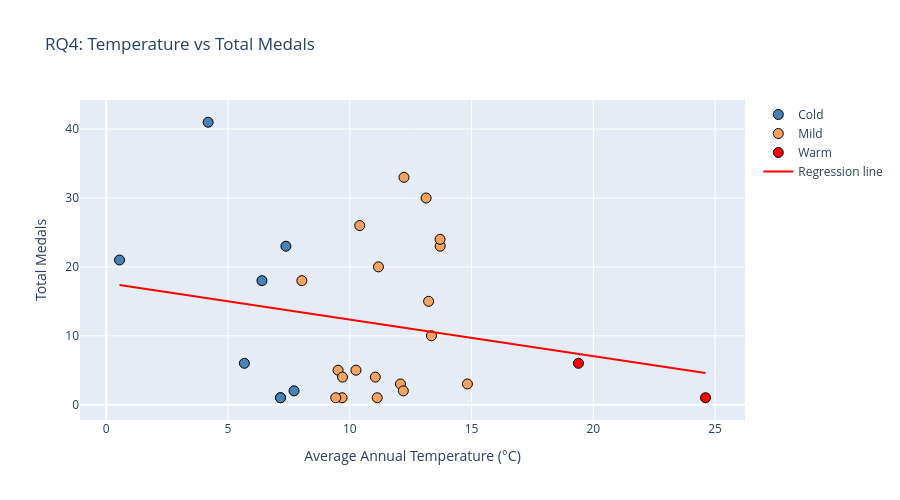

The notebook cell this image was saved under:
### Markdown cell above
### Scatter Plot: Temperature vs Total Medals
To explore the relationship between climate and medal performance, we visualize average annual temperature against total medal count. Countries are color-coded by climate zone (Cold, Mild, Warm) to reveal potential group differences.

### Code cell
# Define color map for climate zones
color_map = {"Cold": "steelblue", "Mild": "sandybrown", "Warm": "red"}

# Calculate regression line
m, b = np.polyfit(country_df["temperature"], country_df["Total"], 1)
x_range = np.linspace(country_df["temperature"].min(), country_df["temperature"].max(), 100)
y_range = m * x_range + b

fig1 = go.Figure()

# Scatter plot: temperature vs total medals, colored by climate zone
for zone, group in country_df.groupby("climate_zone"):
    fig1.add_trace(
        go.Scatter(
            x=group["temperature"],
            y=group["Total"],
            mode="markers",
            name=zone,
            text=group["Country"],
            marker=dict(size=10, color=color_map[str(zone)], line=dict(color="black", width=1)),
            hovertemplate="<b>%{text}</b><br>Temperature: %{x:.1f}°C<br>Total Medals: %{y}<extra></extra>"
        )
    )

# Add regression line
fig1.add_trace(
    go.Scatter(
        x=x_range,
        y=y_range,
        mode="lines",
        line=dict(color="red", dash="solid"),
        name="Regression line"
    )
)

fig1.update_xaxes(title_text="Average Annual Temperature (°C)")
fig1.update_yaxes(title_text="Total Medals")
fig1.update_layout(height=500, title_text="RQ4: Temperature vs Total Medals")
fig1.show()

### Figure 1 — Plotly figure (JSON) as saved in the notebook; plotly's stock layout.template omitted (floating-point values rounded to 4 significant figures)
{"data": [{"hovertemplate": "<b>%{text}</b><br>Temperature: %{x:.1f}°C<br>Total Medals: %{y}<extra></extra>", "marker": {"color": "steelblue", "line": {"color": "black", "width": 1}, "size": 10}, "mode": "markers", "name": "Cold", "text": ["Norway", "Sweden", "Switzerland", "Canada", "Kazakhstan", "Finland", "Latvia", "Estonia"], "type": "scatter", "x": [4.183, 6.393, 7.377, 0.5432, 7.156, 5.671, 7.71, 7.154], "y": [41, 18, 23, 21, 1, 6, 2, 1]}, {"hovertemplate": "<b>%{text}</b><br>Temperature: %{x:.1f}°C<br>Total Medals: %{y}<extra></extra>", "marker": {"color": "sandybrown", "line": {"color": "black", "width": 1}, "size": 10}, "mode": "markers", "name": "Mild", "text": ["United States of America", "Netherlands", "Italy", "Germany", "France", "Austria", "Japan", "People's Republic of China", "Republic of Korea", "Great Britain", "Czechia", "Slovenia", "Spain", "Poland", "New Zealand", "Denmark", "Georgia", "Bulgaria", "Belgium"], "type": "scatter", "x": [12.22, 11.18, 13.13, 10.41, 13.71, 8.031, 13.71, 13.24, 13.35, 10.25, 9.518, 11.05, 14.83, 9.701, 12.08, 9.683, 9.421, 12.2, 11.13], "y": [33, 20, 30, 26, 23, 18, 24, 15, 10, 5, 5, 4, 3, 4, 3, 1, 1, 2, 1]}, {"hovertemplate": "<b>%{text}</b><br>Temperature: %{x:.1f}°C<br>Total Medals: %{y}<extra></extra>", "marker": {"color": "red", "line": {"color": "black", "width": 1}, "size": 10}, "mode": "markers", "name": "Warm", "text": ["Australia", "Brazil"], "type": "scatter", "x": [19.39, 24.61], "y": [6, 1]}, {"line": {"color": "red", "dash": "solid"}, "mode": "lines", "name": "Regression line", "type": "scatter", "x": [0.5432, 0.7863, 1.029, 1.272, 1.515, 1.758, 2.002, 2.245, 2.488, 2.731, 2.974, 3.217, 3.46, 3.703, 3.946, 4.189, 4.432, 4.675, 4.918, 5.161, 5.404, 5.647, 5.89, 6.134, 6.377, 6.62, 6.863, 7.106, 7.349, 7.592, 7.835, 8.078, 8.321, 8.564, 8.807, 9.05, 9.293, 9.536, 9.779, 10.02, 10.27, 10.51, 10.75, 10.99, 11.24, 11.48, 11.72, 11.97, 12.21, 12.45, 12.7, 12.94, 13.18, 13.43, 13.67, 13.91, 14.15, 14.4, 14.64, 14.88, 15.13, 15.37, 15.61, 15.86, 16.1, 16.34, 16.59, 16.83, 17.07, 17.31, 17.56, 17.8, 18.04, 18.29, 18.53, 18.77, 19.02, 19.26, 19.5, 19.74, 19.99, 20.23, 20.47, 20.72, 20.96, 21.2, 21.45, 21.69, 21.93, 22.18, 22.42, 22.66, 22.9, 23.15, 23.39, 23.63, 23.88, 24.12, 24.36, 24.61], "y": [17.36, 17.23, 17.11, 16.98, 16.85, 16.72, 16.59, 16.46, 16.33, 16.2, 16.07, 15.95, 15.82, 15.69, 15.56, 15.43, 15.3, 15.17, 15.04, 14.91, 14.78, 14.66, 14.53, 14.4, 14.27, 14.14, 14.01, 13.88, 13.75, 13.62, 13.5, 13.37, 13.24, 13.11, 12.98, 12.85, 12.72, 12.59, 12.46, 12.34, 12.21, 12.08, 11.95, 11.82, 11.69, 11.56, 11.43, 11.3, 11.18, 11.05, 10.92, 10.79, 10.66, 10.53, 10.4, 10.27, 10.14, 10.02, 9.887, 9.758, 9.629, 9.5, 9.371, 9.242, 9.113, 8.984, 8.856, 8.727, 8.598, 8.469, 8.34, 8.211, 8.082, 7.953, 7.824, 7.695, 7.567, 7.438, 7.309, 7.18, 7.051, 6.922, 6.793, 6.664, 6.535, 6.406, 6.278, 6.149, 6.02, 5.891, 5.762, 5.633, 5.504, 5.375, 5.246, 5.117, 4.989, 4.86, 4.731, 4.602]}], "layout": {"height": 500, "title": {"text": "RQ4: Temperature vs Total Medals"}, "xaxis": {"title": {"text": "Average Annual Temperature (°C)"}}, "yaxis": {"title": {"text": "Total Medals"}}}}
